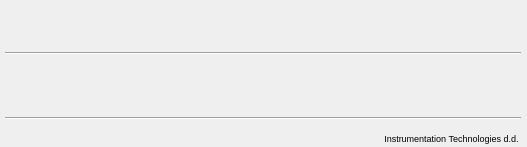
<?xml version="1.0" encoding="UTF-8"?>
<ui version="4.0">
 <class>MainWindow</class>
 <widget class="QMainWindow" name="MainWindow">
  <property name="geometry">
   <rect>
    <x>0</x>
    <y>0</y>
    <width>527</width>
    <height>147</height>
   </rect>
  </property>
  <property name="windowTitle">
   <string extracomment="Libera">Libera Hadron: $(DEVICE)</string>
  </property>
  <property name="accessibleName">
   <string>Libera Hadron</string>
  </property>
  <property name="accessibleDescription">
   <string/>
  </property>
  <property name="styleSheet">
   <string notr="true"/>
  </property>
  <property name="unifiedTitleAndToolBarOnMac">
   <bool>true</bool>
  </property>
  <property name="$(DEVICE)" stdset="0">
   <string>$(DEVICE)</string>
  </property>
  <property name="Title" stdset="0">
   <string>$(DEVICE)</string>
  </property>
  <widget class="QWidget" name="centralwidget">
   <widget class="caRelatedDisplay" name="carelateddisplay">
    <property name="geometry">
     <rect>
      <x>340</x>
      <y>65</y>
      <width>180</width>
      <height>42</height>
     </rect>
    </property>
    <property name="font">
     <font>
      <family>FreeSans</family>
      <pointsize>10</pointsize>
      <kerning>true</kerning>
     </font>
    </property>
    <property name="background">
     <color>
      <red>255</red>
      <green>150</green>
      <blue>0</blue>
     </color>
    </property>
    <property name="labels">
     <string notr="true">bpm #3;bpm #4</string>
    </property>
    <property name="files">
     <string notr="true">main_bpm;main_bpm</string>
    </property>
    <property name="args">
     <string notr="true">BPM=$(DEVICE):bpm3;BPM=$(DEVICE):bpm4</string>
    </property>
   </widget>
   <widget class="caRelatedDisplay" name="evrx">
    <property name="geometry">
     <rect>
      <x>240</x>
      <y>85</y>
      <width>90</width>
      <height>21</height>
     </rect>
    </property>
    <property name="font">
     <font>
      <family>FreeSans</family>
      <kerning>false</kerning>
     </font>
    </property>
    <property name="background">
     <color>
      <red>97</red>
      <green>214</green>
      <blue>240</blue>
     </color>
    </property>
    <property name="labels">
     <string notr="true">evrx</string>
    </property>
    <property name="files">
     <string notr="true">evrx</string>
    </property>
    <property name="args">
     <string notr="true">DEVICE=$(DEVICE)</string>
    </property>
   </widget>
   <widget class="caRelatedDisplay" name="bpm1">
    <property name="geometry">
     <rect>
      <x>50</x>
      <y>65</y>
      <width>180</width>
      <height>42</height>
     </rect>
    </property>
    <property name="font">
     <font>
      <family>FreeSans</family>
      <pointsize>10</pointsize>
      <kerning>false</kerning>
     </font>
    </property>
    <property name="background">
     <color>
      <red>255</red>
      <green>150</green>
      <blue>0</blue>
     </color>
    </property>
    <property name="labels">
     <string notr="true">bpm #1;bpm #2</string>
    </property>
    <property name="files">
     <string notr="true">main_bpm;main_bpm</string>
    </property>
    <property name="args">
     <string notr="true">BPM=$(DEVICE):bpm1;BPM=$(DEVICE):bpm2;</string>
    </property>
   </widget>
   <widget class="caRelatedDisplay" name="fans_screen">
    <property name="geometry">
     <rect>
      <x>5</x>
      <y>65</y>
      <width>36</width>
      <height>42</height>
     </rect>
    </property>
    <property name="sizePolicy">
     <sizepolicy hsizetype="Preferred" vsizetype="Preferred">
      <horstretch>0</horstretch>
      <verstretch>0</verstretch>
     </sizepolicy>
    </property>
    <property name="font">
     <font>
      <family>FreeSans</family>
      <pointsize>10</pointsize>
      <kerning>false</kerning>
     </font>
    </property>
    <property name="styleSheet">
     <string notr="true"/>
    </property>
    <property name="background">
     <color>
      <red>225</red>
      <green>225</green>
      <blue>227</blue>
     </color>
    </property>
    <property name="labels">
     <string notr="true">fans</string>
    </property>
    <property name="files">
     <string notr="true">fans;</string>
    </property>
    <property name="args">
     <string notr="true">DEVICE=$(DEVICE)</string>
    </property>
   </widget>
   <widget class="Line" name="line_2">
    <property name="geometry">
     <rect>
      <x>5</x>
      <y>110</y>
      <width>516</width>
      <height>16</height>
     </rect>
    </property>
    <property name="orientation">
     <enum>Qt::Horizontal</enum>
    </property>
   </widget>
   <widget class="QLabel" name="label">
    <property name="geometry">
     <rect>
      <x>255</x>
      <y>130</y>
      <width>266</width>
      <height>16</height>
     </rect>
    </property>
    <property name="font">
     <font>
      <family>Arial</family>
      <pointsize>7</pointsize>
     </font>
    </property>
    <property name="text">
     <string>Instrumentation Technologies d.d. </string>
    </property>
    <property name="alignment">
     <set>Qt::AlignRight|Qt::AlignTrailing|Qt::AlignVCenter</set>
    </property>
   </widget>
   <widget class="caRelatedDisplay" name="carelateddisplay_2">
    <property name="geometry">
     <rect>
      <x>5</x>
      <y>10</y>
      <width>226</width>
      <height>21</height>
     </rect>
    </property>
    <property name="labels">
     <string notr="true">IOC info</string>
    </property>
    <property name="files">
     <string notr="true">main_info</string>
    </property>
    <property name="args">
     <string notr="true">DEVICE=$(DEVICE)</string>
    </property>
   </widget>
   <widget class="Line" name="line_3">
    <property name="geometry">
     <rect>
      <x>5</x>
      <y>45</y>
      <width>516</width>
      <height>16</height>
     </rect>
    </property>
    <property name="orientation">
     <enum>Qt::Horizontal</enum>
    </property>
   </widget>
   <widget class="caLed" name="caled">
    <property name="geometry">
     <rect>
      <x>490</x>
      <y>5</y>
      <width>30</width>
      <height>30</height>
     </rect>
    </property>
    <property name="sizePolicy">
     <sizepolicy hsizetype="Expanding" vsizetype="Expanding">
      <horstretch>0</horstretch>
      <verstretch>0</verstretch>
     </sizepolicy>
    </property>
    <property name="channel" stdset="0">
     <string notr="true">$(DEVICE):hbpm:app-name</string>
    </property>
    <property name="falseColor">
     <color>
      <red>0</red>
      <green>0</green>
      <blue>0</blue>
     </color>
    </property>
    <property name="trueColor">
     <color>
      <red>255</red>
      <green>255</green>
      <blue>0</blue>
     </color>
    </property>
    <property name="undefinedColor">
     <color>
      <red>0</red>
      <green>255</green>
      <blue>0</blue>
     </color>
    </property>
    <property name="trueValue">
     <string>libera-hbpm1</string>
    </property>
    <property name="falseValue">
     <string>libera-hbpm</string>
    </property>
   </widget>
  </widget>
  <action name="actionADC_raw_data">
   <property name="text">
    <string>ADC raw data</string>
   </property>
  </action>
  <action name="actionTurn_by_turn_data">
   <property name="text">
    <string>Turn-by-turn data</string>
   </property>
  </action>
  <action name="actionSlow_acquisition_data">
   <property name="text">
    <string>Slow acquisition data</string>
   </property>
  </action>
 </widget>
 <customwidgets>
  <customwidget>
   <class>caRelatedDisplay</class>
   <extends>QWidget</extends>
   <header>caRelatedDisplay</header>
  </customwidget>
  <customwidget>
   <class>caLed</class>
   <extends>QWidget</extends>
   <header>caLed</header>
  </customwidget>
 </customwidgets>
 <resources/>
 <connections/>
 <designerdata>
  <property name="gridDeltaX">
   <number>5</number>
  </property>
  <property name="gridDeltaY">
   <number>5</number>
  </property>
  <property name="gridSnapX">
   <bool>true</bool>
  </property>
  <property name="gridSnapY">
   <bool>true</bool>
  </property>
  <property name="gridVisible">
   <bool>true</bool>
  </property>
 </designerdata>
</ui>
